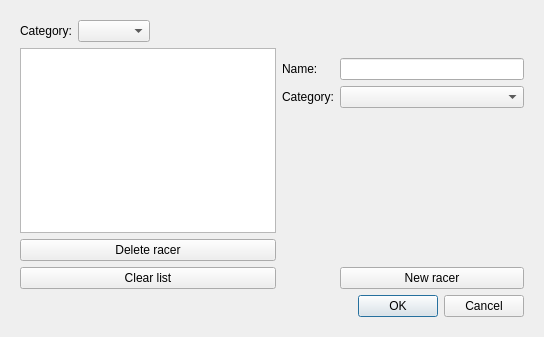
<?xml version="1.0" encoding="UTF-8"?>
<ui version="4.0">
 <class>ManageRacers</class>
 <widget class="QDialog" name="ManageRacers">
  <property name="windowModality">
   <enum>Qt::ApplicationModal</enum>
  </property>
  <property name="geometry">
   <rect>
    <x>0</x>
    <y>0</y>
    <width>544</width>
    <height>337</height>
   </rect>
  </property>
  <property name="windowTitle">
   <string>Manage Racers</string>
  </property>
  <property name="windowIcon">
   <iconset>
    <normaloff>../../Pinewood PC FULL PROJECT/Innovacio - Pinewood PC/A program es frameworkok/Pinewood PC project files/Saints.ico</normaloff>../../Pinewood PC FULL PROJECT/Innovacio - Pinewood PC/A program es frameworkok/Pinewood PC project files/Saints.ico</iconset>
  </property>
  <layout class="QGridLayout" name="gridLayout">
   <item row="1" column="0">
    <widget class="QWidget" name="widget" native="true">
     <layout class="QGridLayout" name="gridLayout_2">
      <item row="2" column="1">
       <widget class="QDialogButtonBox" name="buttonBox">
        <property name="orientation">
         <enum>Qt::Horizontal</enum>
        </property>
        <property name="standardButtons">
         <set>QDialogButtonBox::Cancel|QDialogButtonBox::Ok</set>
        </property>
       </widget>
      </item>
      <item row="1" column="1">
       <layout class="QFormLayout" name="formLayout_2">
        <property name="fieldGrowthPolicy">
         <enum>QFormLayout::AllNonFixedFieldsGrow</enum>
        </property>
        <item row="1" column="0">
         <widget class="QLabel" name="label">
          <property name="text">
           <string>Name:</string>
          </property>
         </widget>
        </item>
        <item row="1" column="1">
         <widget class="QLineEdit" name="lineEdit"/>
        </item>
        <item row="2" column="0">
         <widget class="QLabel" name="label_2">
          <property name="text">
           <string>Category:</string>
          </property>
         </widget>
        </item>
        <item row="2" column="1">
         <widget class="QComboBox" name="comboBox"/>
        </item>
        <item row="3" column="1">
         <spacer name="verticalSpacer">
          <property name="orientation">
           <enum>Qt::Vertical</enum>
          </property>
          <property name="sizeHint" stdset="0">
           <size>
            <width>20</width>
            <height>40</height>
           </size>
          </property>
         </spacer>
        </item>
        <item row="4" column="1">
         <spacer name="verticalSpacer_2">
          <property name="orientation">
           <enum>Qt::Vertical</enum>
          </property>
          <property name="sizeHint" stdset="0">
           <size>
            <width>20</width>
            <height>40</height>
           </size>
          </property>
         </spacer>
        </item>
        <item row="7" column="1">
         <widget class="QPushButton" name="pushButton">
          <property name="text">
           <string>New racer</string>
          </property>
         </widget>
        </item>
        <item row="5" column="1">
         <spacer name="verticalSpacer_3">
          <property name="orientation">
           <enum>Qt::Vertical</enum>
          </property>
          <property name="sizeHint" stdset="0">
           <size>
            <width>20</width>
            <height>40</height>
           </size>
          </property>
         </spacer>
        </item>
        <item row="6" column="1">
         <spacer name="verticalSpacer_4">
          <property name="orientation">
           <enum>Qt::Vertical</enum>
          </property>
          <property name="sizeHint" stdset="0">
           <size>
            <width>20</width>
            <height>40</height>
           </size>
          </property>
         </spacer>
        </item>
        <item row="0" column="1">
         <spacer name="verticalSpacer_5">
          <property name="orientation">
           <enum>Qt::Vertical</enum>
          </property>
          <property name="sizeHint" stdset="0">
           <size>
            <width>20</width>
            <height>40</height>
           </size>
          </property>
         </spacer>
        </item>
       </layout>
      </item>
      <item row="1" column="0">
       <layout class="QVBoxLayout" name="verticalLayout_2">
        <item>
         <layout class="QHBoxLayout" name="horizontalLayout">
          <item>
           <widget class="QLabel" name="label_4">
            <property name="text">
             <string>Category:</string>
            </property>
           </widget>
          </item>
          <item>
           <widget class="QComboBox" name="comboBox_2"/>
          </item>
          <item>
           <spacer name="horizontalSpacer">
            <property name="orientation">
             <enum>Qt::Horizontal</enum>
            </property>
            <property name="sizeHint" stdset="0">
             <size>
              <width>40</width>
              <height>20</height>
             </size>
            </property>
           </spacer>
          </item>
         </layout>
        </item>
        <item>
         <widget class="QListWidget" name="listWidget"/>
        </item>
        <item>
         <widget class="QPushButton" name="pushButton_3">
          <property name="text">
           <string>Delete racer</string>
          </property>
         </widget>
        </item>
        <item>
         <widget class="QPushButton" name="pushButton_2">
          <property name="text">
           <string>Clear list</string>
          </property>
         </widget>
        </item>
       </layout>
      </item>
     </layout>
    </widget>
   </item>
  </layout>
 </widget>
 <resources/>
 <connections>
  <connection>
   <sender>buttonBox</sender>
   <signal>accepted()</signal>
   <receiver>ManageRacers</receiver>
   <slot>accept()</slot>
   <hints>
    <hint type="sourcelabel">
     <x>248</x>
     <y>254</y>
    </hint>
    <hint type="destinationlabel">
     <x>157</x>
     <y>274</y>
    </hint>
   </hints>
  </connection>
  <connection>
   <sender>buttonBox</sender>
   <signal>rejected()</signal>
   <receiver>ManageRacers</receiver>
   <slot>reject()</slot>
   <hints>
    <hint type="sourcelabel">
     <x>316</x>
     <y>260</y>
    </hint>
    <hint type="destinationlabel">
     <x>286</x>
     <y>274</y>
    </hint>
   </hints>
  </connection>
 </connections>
</ui>
